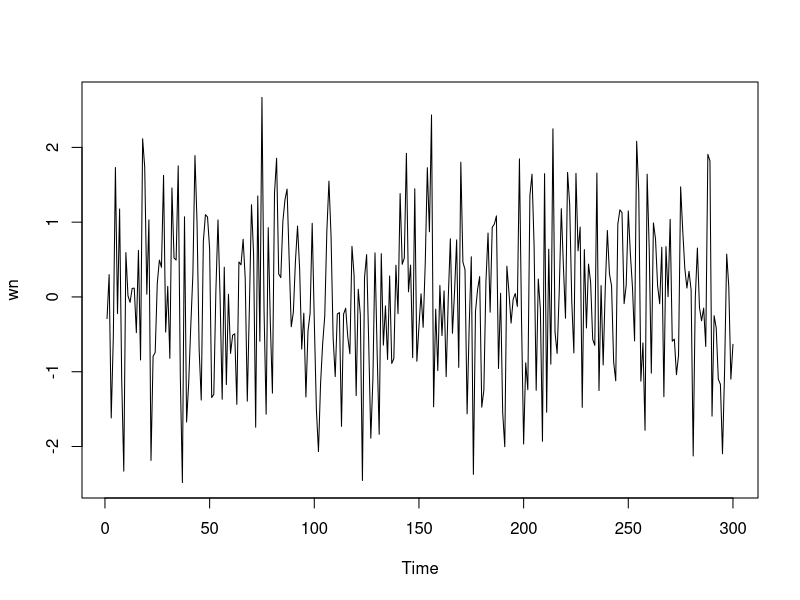
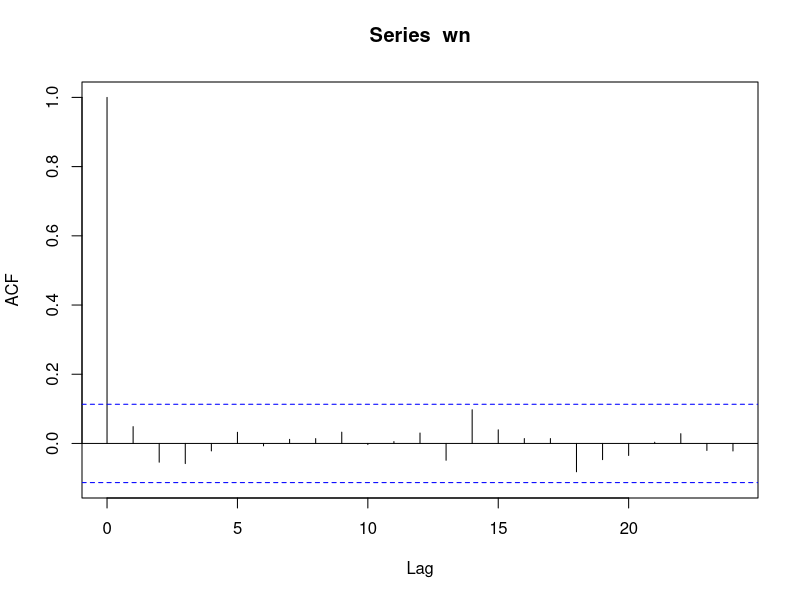
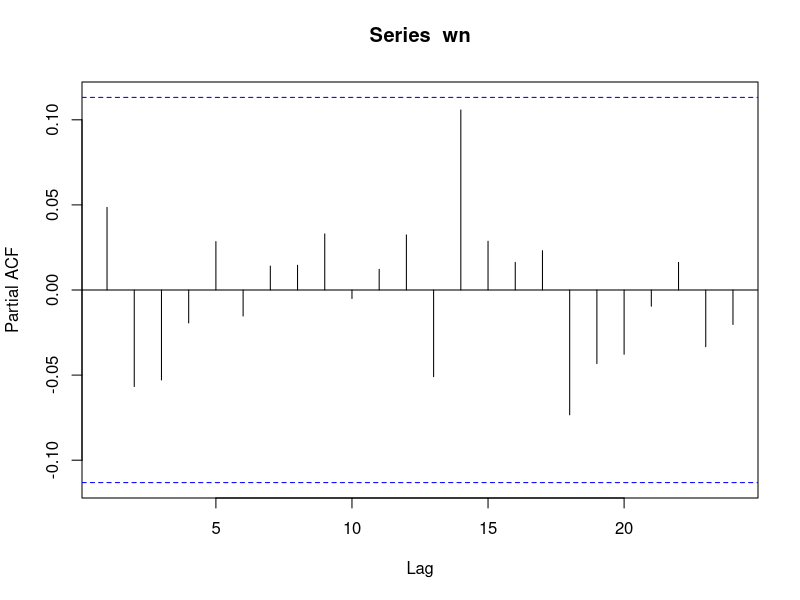
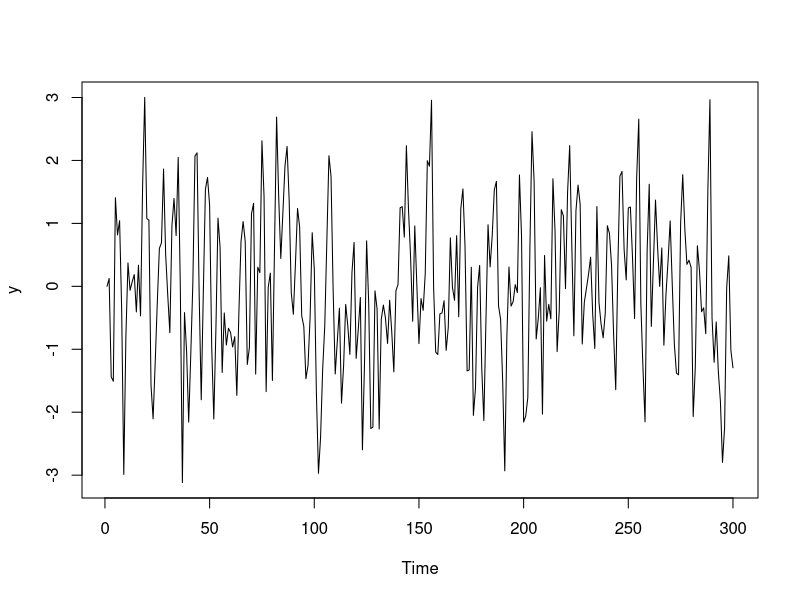
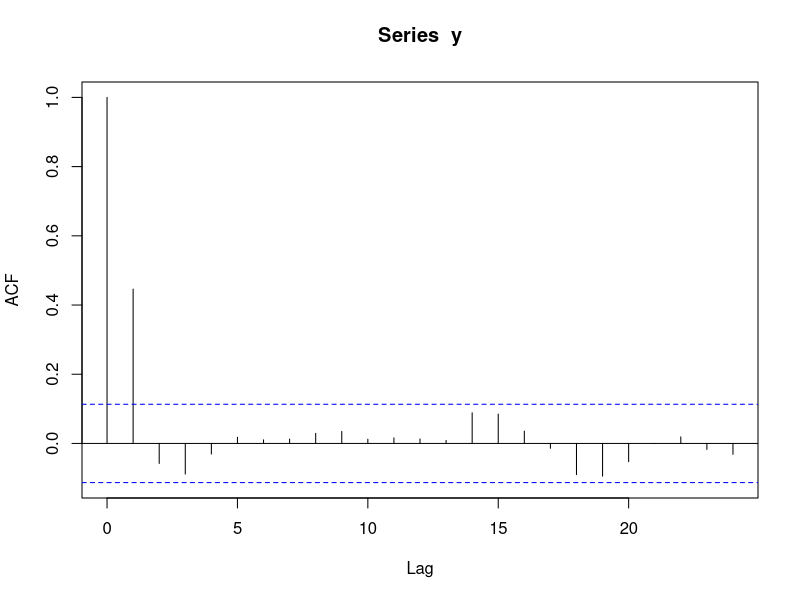
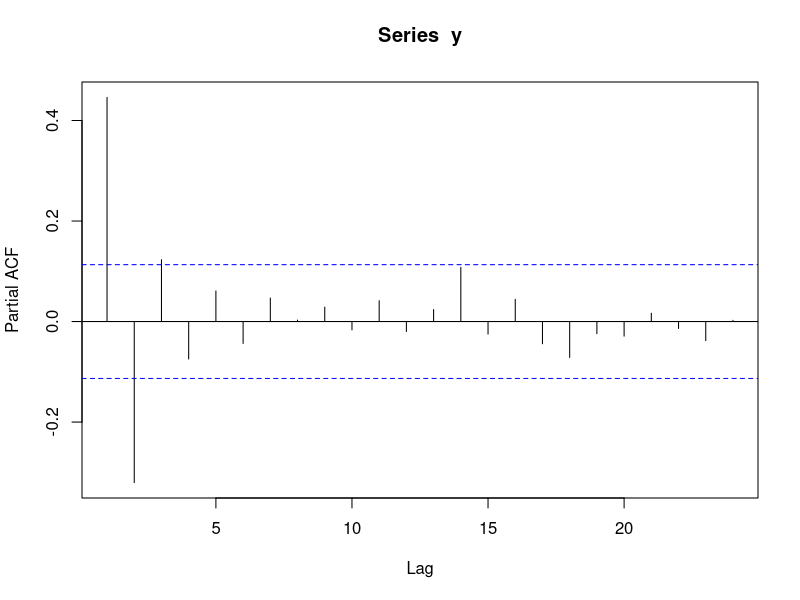
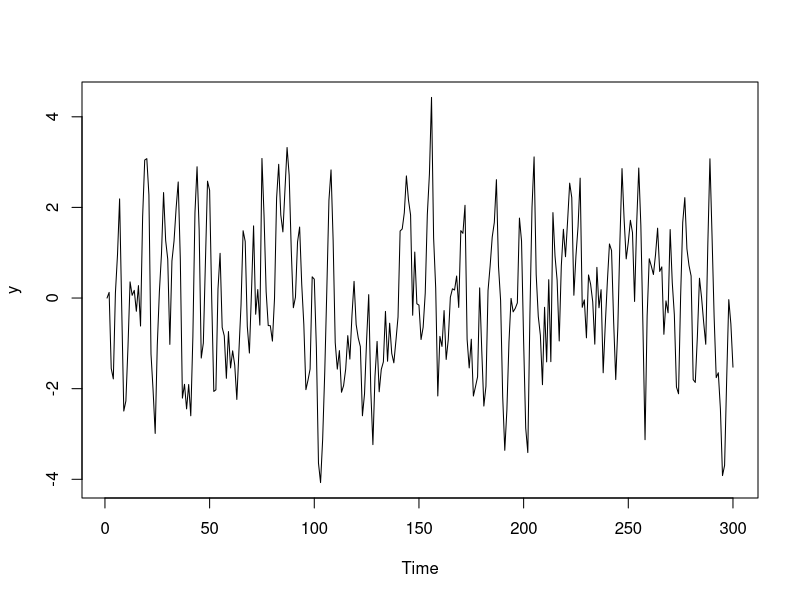
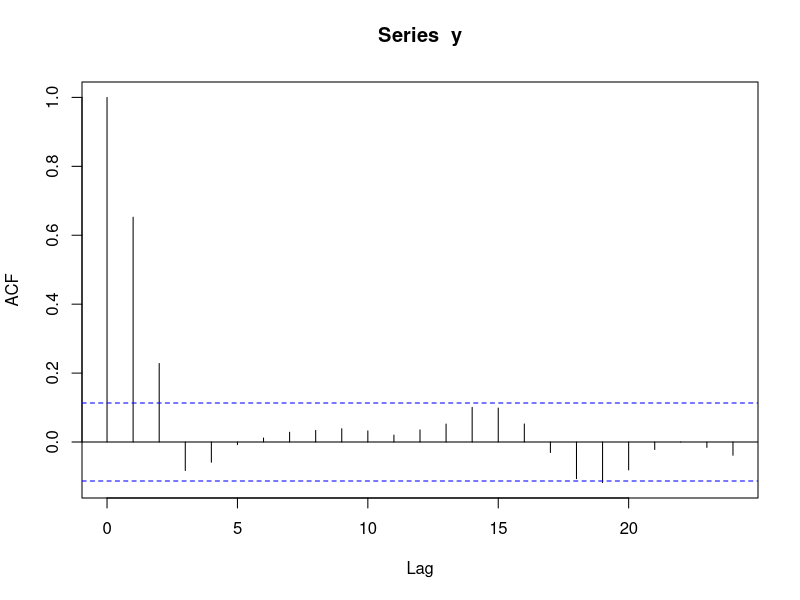

Recreate these plots in R, in order. (Note: this script raises an error after producing the figures.)
## ---- chunk 1
knitr::opts_chunk$set(
	echo = TRUE,
	message = TRUE,
	warning = TRUE
)
## ---- chunk 2
#wn_t~N(0,1) dộc lập,300 quan sát
# Nếu muốn mỗi lần chạy kqua đều giống nhau thì dùng set.seed()
wn<-rnorm(300,0,1)
ts(wn,start = 1,frequency = 1)
plot.ts(wn)
## ---- chunk 3
acf(wn)
pacf(wn)
## ---- chunk 4
Box.test(wn,lag = 10,type = "Box-Pierce")
## ---- chunk 5
# Khởi tạo biến Y_t
y<-rep(0,300)
y<-ts(y,start = 1,frequency = 1)
for(t in 2:300) {
  y[t]=wn[t]+0.6*wn[t-1]
}
plot.ts(y)
acf(y)
pacf(y)
## ---- chunk 6
for (t in 3:300) {
  y[t]<-wn[t]+0.9*wn[t-1]+0.7*wn[t-2]
}
plot(y)
acf(y)
pacf(y)
## ---- chunk 7
y<-rep(0,500)
for(t in 2:500){
  y[t]=y[t-1]+rnorm(500,0,1)[t]
}
plot(y)
acf(y)
pacf(y)
## ---- chunk 8
# xu thế tăng :\mu>0
for(t in 2:300){
  y[t]=0.3+y[t-1]+rnorm(300,0,1)
}
plot.ts(y)
acf(y)
pacf(y)
## ---- chunk 9
#xu thế giảm :\mu<0
for(t in 2:300){
  y[t]=-0.3+y[t-1]+rnorm(300,0,1)
}
plot.ts(y)
acf(y)
pacf(y)
## ---- chunk 10
for (t in 2:300){y[t]<- 0.8*y[t-1] + rnorm(300,0,1)[t]} #kh có hệ số chặn
plot(y)
for (t in 2:300){y[t]<- 2 - 0.8*y[t-1] + rnorm(300,0,1)[t]}
plot(y)
acf(y)
pacf(y)
## ---- chunk 11
for (t in 2:300){y[t]<- 1.1*y[t-1] + rnorm(300,0,1)[t]}
plot(y)
for (t in 2:300){y[t]<- -1.1*y[t-1] + rnorm(300,0,1)[t]}
plot(y)
## ---- chunk 12
for (t in 3:300){y[t]<- 0.6*y[t-1] + 0.4*y[t-2] + rnorm(300,0,1)[t]}
plot(y)
acf(y)
pacf(y)
## ---- chunk 13
for (t in 3:300){y[t]<- 3 + 0.3*y[t-1] + 0.4*y[t-2] + rnorm(300,0,1)[t]}
plot(y)
for (t in 3:300){y[t]<- 1.4*y[t-1] - 0.9*y[t-2] + rnorm(300,0,1)[t]}
plot(y)
## ---- chunk 14
library(readxl)
library(tseries)
#VN_CPI_IMF <- read_excel("E:/TimeSeries/Data/Data/VN_CPI_IMF.xlsx")
attach(VN_CPI_IMF)
## ---- chunk 15
reg.ma1<-arma(d.v1,order = c(1,1))
summary(reg.ma1)
round(resid(reg.ma1),2)
## ---- chunk 16
reg.ma2<-arma(cpi,order = c(0,2))
summary(reg.ma2)
round(resid(reg.ma2),2)
## ---- chunk 17
reg.ar1<-arma(cpi,order = c(1,0))
summary(reg.ar1)
round(fitted(reg.ar1),2)
## ---- chunk 18
reg.ar2<-arma(cpi,order = c(2,0))
summary(reg.ar2)
round(fitted(reg.ar2),2)
## ---- chunk 19
reg.arma11<-arma(cpi,order = c(1,1))
summary(reg.arma11)
round(resid(reg.arma11),2)
## ---- chunk 20
# dùng lệnh arima, kết quả dạng hiệu chỉnh về trung bình
arima(cpi,order = c(1,0,0))
arima(cpi,order = c(2,0,0))
arima(cpi,order = c(1,0,1))
## ---- chunk 21
acf(cpi,plot = FALSE)
pacf(cpi)
## ---- chunk 22
reg.arima=arima(cpi,order = c(14,0,14))
cpif.arma=forecast(reg.arima,h=5)
cpif.arma
autoplot(cpif.arma)
summary(reg.arima)
## ---- chunk 23
summary(arima(cpi, order = c(2,0,2), fixed = c(0,NA,0,NA,NA)))
summary(arima(cpi, order = c(3,0,2), fixed = c(NA,0,NA,NA,NA,NA)))
